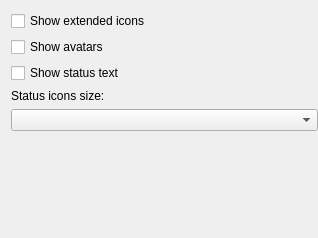
<?xml version="1.0" encoding="UTF-8"?>
<ui version="4.0">
 <class>SimpleContactlistSettings</class>
 <widget class="QWidget" name="SimpleContactlistSettings">
  <property name="geometry">
   <rect>
    <x>0</x>
    <y>0</y>
    <width>318</width>
    <height>238</height>
   </rect>
  </property>
  <property name="windowTitle">
   <string>Form</string>
  </property>
  <layout class="QGridLayout" name="gridLayout">
   <property name="rightMargin">
    <number>0</number>
   </property>
   <property name="bottomMargin">
    <number>0</number>
   </property>
   <item row="9" column="0">
    <spacer name="verticalSpacer">
     <property name="orientation">
      <enum>Qt::Vertical</enum>
     </property>
     <property name="sizeHint" stdset="0">
      <size>
       <width>20</width>
       <height>40</height>
      </size>
     </property>
    </spacer>
   </item>
   <item row="4" column="0">
    <widget class="QCheckBox" name="extendedInfoBox">
     <property name="text">
      <string>Show extended icons</string>
     </property>
    </widget>
   </item>
   <item row="5" column="0">
    <widget class="QCheckBox" name="avatarsBox">
     <property name="text">
      <string>Show avatars</string>
     </property>
    </widget>
   </item>
   <item row="7" column="0">
    <widget class="QLabel" name="label">
     <property name="text">
      <string>Status icons size:</string>
     </property>
    </widget>
   </item>
   <item row="8" column="0">
    <widget class="QComboBox" name="sizesBox"/>
   </item>
   <item row="6" column="0">
    <widget class="QCheckBox" name="statusBox">
     <property name="text">
      <string>Show status text</string>
     </property>
    </widget>
   </item>
  </layout>
 </widget>
 <resources/>
 <connections/>
</ui>
